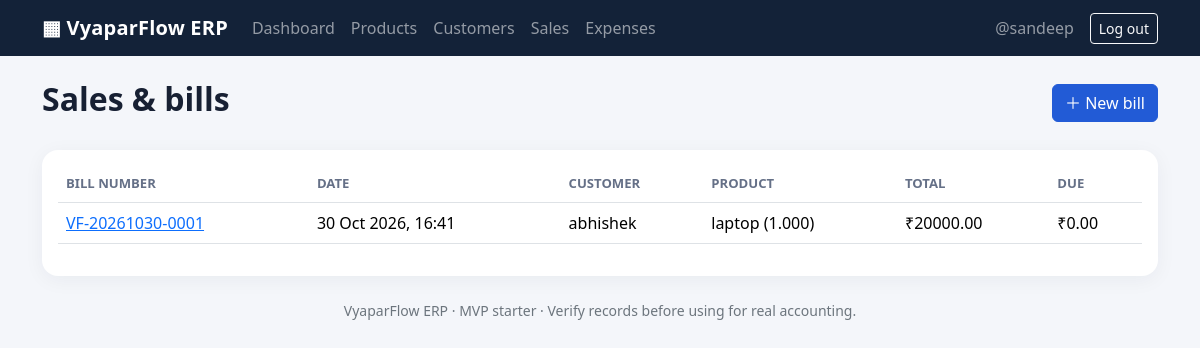
/sales/ (signed in), run on the app's committed database.
### core/models.py (models this page shows, shortened)
class Sale(models.Model):
    shop = models.ForeignKey(Shop, on_delete=models.CASCADE, related_name="sales")
    customer = models.ForeignKey(Customer, on_delete=models.PROTECT, null=True, blank=True)
    product = models.ForeignKey(Product, on_delete=models.PROTECT)
    bill_number = models.CharField(max_length=50)
    quantity = models.DecimalField(max_digits=12, decimal_places=3, validators=[MinValueValidator(Decimal("0.001"))])
    unit_price = models.DecimalField(max_digits=12, decimal_places=2, validators=[MinValueValidator(Decimal("0"))])
    total_amount = models.DecimalField(max_digits=12, decimal_places=2, default=0)
    paid_amount = models.DecimalField(max_digits=12, decimal_places=2, default=0, validators=[MinValueValidator(Decimal("0"))])
    sale_date = models.DateTimeField(auto_now_add=True)
    class Meta:
        ordering = ["-sale_date"]
        constraints = [models.UniqueConstraint(fields=["shop", "bill_number"], name="unique_bill_number_per_shop")]
    @property
    def due_amount(self):
        return max(Decimal("0"), self.total_amount - self.paid_amount)

class Customer(models.Model):
    shop = models.ForeignKey(Shop, on_delete=models.CASCADE, related_name="customers")
    name = models.CharField(max_length=150)
    phone = models.CharField(max_length=20, blank=True)
    address = models.TextField(blank=True)
    created_at = models.DateTimeField(auto_now_add=True)
    class Meta:
        ordering = ["name"]

class Product(models.Model):
    shop = models.ForeignKey(Shop, on_delete=models.CASCADE, related_name="products")
    name = models.CharField(max_length=150)
    sku = models.CharField(max_length=50, blank=True)
    purchase_price = models.DecimalField(max_digits=12, decimal_places=2, default=0, validators=[MinValueValidator(Decimal("0"))])
    selling_price = models.DecimalField(max_digits=12, decimal_places=2, validators=[MinValueValidator(Decimal("0"))])
    stock_quantity = models.DecimalField(max_digits=12, decimal_places=3, default=0, validators=[MinValueValidator(Decimal("0"))])
    low_stock_limit = models.DecimalField(max_digits=12, decimal_places=3, default=5, validators=[MinValueValidator(Decimal("0"))])
    created_at = models.DateTimeField(auto_now_add=True)
    class Meta:
        ordering = ["name"]

### core/views.py (the view)
# urls.py: path("sales/", views.sales, name="sales"),
@login_required
def sales(request):
    shop = get_shop(request.user)
    return render(request, "sales/list.html", {"sales": Sale.objects.filter(shop=shop).select_related("product", "customer")})

### core/views.py (called while the page is built)
def get_shop(user):
    return Shop.objects.filter(owner=user).first()

### templates/sales/list.html
{% extends "base.html" %}{% block title %}Sales · VyaparFlow{% endblock %}{% block content %}
<div class="d-flex justify-content-between align-items-center mb-4"><h1 class="h2 page-title">Sales & bills</h1><a class="btn btn-primary" href="{% url 'new_sale' %}">＋ New bill</a></div>
<div class="card p-3"><div class="table-responsive"><table class="table table-hover align-middle"><thead><tr><th>Bill number</th><th>Date</th><th>Customer</th><th>Product</th><th>Total</th><th>Due</th></tr></thead><tbody>{% for s in sales %}<tr><td><a href="{% url 'sale_detail' s.id %}">{{ s.bill_number }}</a></td><td>{{ s.sale_date|date:"d M Y, H:i" }}</td><td>{{ s.customer.name|default:"Walk-in" }}</td><td>{{ s.product.name }} ({{ s.quantity }})</td><td>₹{{ s.total_amount }}</td><td>₹{{ s.due_amount|floatformat:2 }}</td></tr>{% empty %}<tr><td colspan="6" class="text-center text-secondary py-5">No bills yet.</td></tr>{% endfor %}</tbody></table></div></div>{% endblock %}

### templates/base.html (shortened to what this page needs)
<!doctype html>
<html lang="en">
<head>
  <link href="https://cdn.jsdelivr.net/npm/bootstrap@5.3.3/dist/css/bootstrap.min.css" rel="stylesheet">
</head>
<body>
<nav class="navbar navbar-expand-lg navbar-dark">
 <div class="container">
  <a class="navbar-brand" href="{% if user.is_authenticated %}{% url 'dashboard' %}{% else %}{% url 'home' %}{% endif %}">▦ VyaparFlow ERP</a>
  <div id="nav" class="collapse navbar-collapse">
   {% if user.is_authenticated %}
   <div class="navbar-nav me-auto">
    <a class="nav-link" href="{% url 'dashboard' %}">Dashboard</a><a class="nav-link" href="{% url 'products' %}">Products</a>
    <a class="nav-link" href="{% url 'customers' %}">Customers</a><a class="nav-link" href="{% url 'sales' %}">Sales</a><a class="nav-link" href="{% url 'expenses' %}">Expenses</a>
   </div>
   <span class="navbar-text me-3">{{ user.username }}</span>
   <form method="post" action="{% url 'logout' %}">{% csrf_token %}<button class="btn btn-outline-light btn-sm">Log out</button></form>
   {% else %}<div class="navbar-nav ms-auto"><a class="nav-link" href="{% url 'login' %}">Login</a><a class="nav-link" href="{% url 'register' %}">Create account</a></div>{% endif %}
  </div>
 </div>
</nav>
<main class="container py-4">
 {% block content %}{% endblock %}
 <footer class="text-center text-secondary small py-4">VyaparFlow ERP · MVP starter · Verify records before using for real accounting.</footer>
</main>
</body></html>

### templates/base.html (style rules this page uses)
body { background:#f4f6fa;color:#172033 }
.navbar { background:#132238 }
.navbar-brand { font-weight:800;letter-spacing:.2px }
.card { border:0;border-radius:16px;box-shadow:0 4px 20px rgba(23,32,51,.05) }
.btn-primary { background:#225bd6;border-color:#225bd6 }
.table thead th { color:#657087;font-size:.82rem;text-transform:uppercase }
.page-title { font-weight:800 }

### data on the page
Sale: bill_number "VF-20261030-0001", sale_date "30 Oct 2026, 16:41", customer.name "abhishek", product.name "laptop", quantity "1.000", total_amount "20000.00", due_amount "0.00"

### other printed values
{{ user.username }} "@sandeep"
